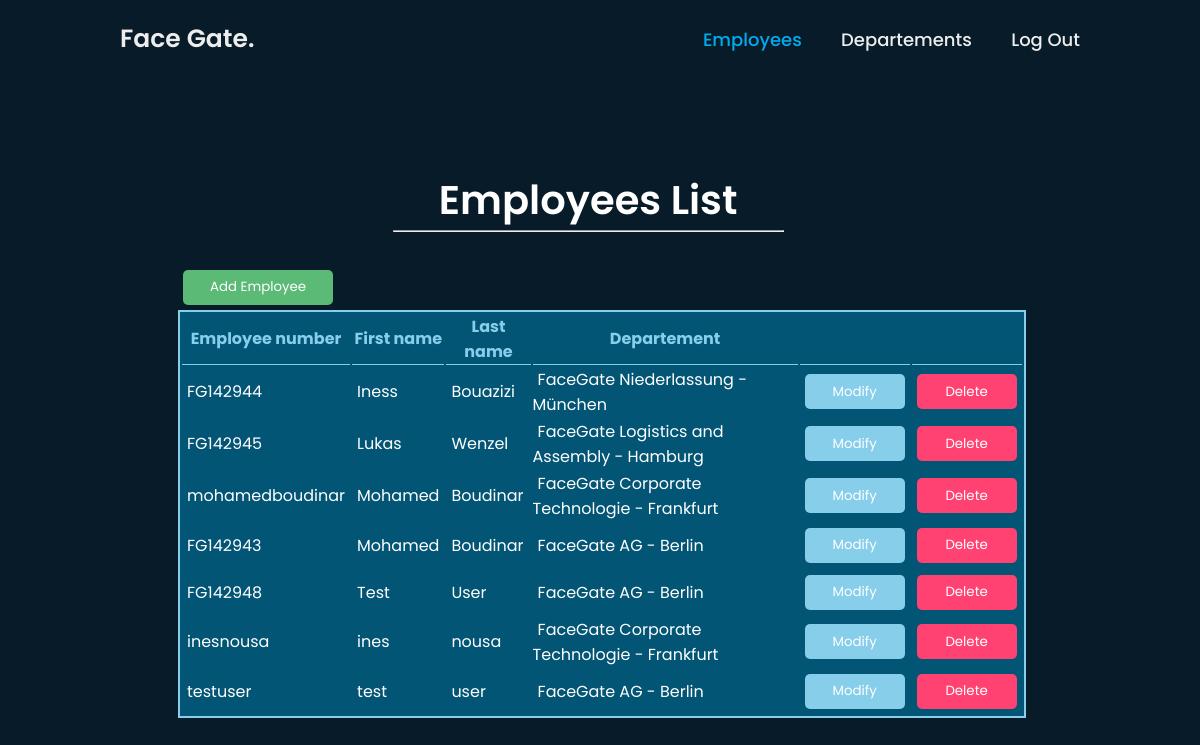
Page /home-admin/ (signed in) on the committed database.
### Login/models.py (models this page shows, shortened)
class Employee(models.Model):
    dep=models.ForeignKey(departement,on_delete=models.CASCADE)
    empnum=models.CharField(max_length=50)
    fname=models.CharField(max_length=50)
    lname=models.CharField(max_length=50)
    adress=models.CharField(max_length=100)
    email=models.EmailField(max_length=200)
    password=models.CharField(max_length=100)
    isnew=models.BooleanField(default=True)

class departement(models.Model):
    location=models.ForeignKey(locations,on_delete=models.CASCADE)
    name=models.CharField(max_length=200)
    adress=models.CharField(max_length=60)
    def __str__(self):
        return self.name

### Login/views.py (the view)
# urls.py: path('home-admin/',views.HomeAdmin,name='home-admin'),
@login_required(login_url='login')
def HomeAdmin(request):
    if request.user.is_superuser:
        emp=Employee.objects.all()
        return render(request,"home_admin.html",{"emps":emp})
    else:
        return render(request,"403.html")

### Login/templates/home_admin.html (shortened to what this page needs)
<html>
    <head>
        {% load static %}
    <link rel="stylesheet" href="{% static 'services.css' %}">
    <link href='https://unpkg.com/boxicons@2.1.4/css/boxicons.min.css' rel='stylesheet'>
    </head>
    <body>
        <header class="header">
            <a href="/home-admin/" class="logo">Face Gate.</a>
            <nav class="navbar">
                <a class="active" href="/home-admin/">Employees</a>
                <a href="/departement/">Departements</a>
                <a href="{% url 'logout' %}">Log Out</a>
            </nav>
        </header>
        <section class="departements">
            <div class="departements-content">
                <h1>Employees List</h1> <hr>
                <button type="button" class="btn-add"><a href="/add-employee/">Add Employee</a></button>
                <table>
                    <tr>
                        <th>Employee number</th>
                        <th>First name</th>
                        <th>Last name</th>
                        <th>Departement</th>
                        <th></th>
                        <th></th>
                    </tr>
                    {% for emp in emps %}
                    <tr>
                        <td><label>{{emp.empnum}}</label></td>
                        <td><label>{{emp.fname}}</label></td>
                        <td><label>{{emp.lname}}</label></td>
                        <td><label>{{emp.dep}}</label></td>
                        <td><button type="button" class="btn-modify"><a href="/home-admin/modify/{{emp.id}}">Modify</a></button></td>
                        <td><button type="button" class="btn-delete"><a href="/home-admin/delete/{{emp.id}}">Delete</a></button></td>
                    </tr>
                    {% endfor %}
                </table>
            </div>
        </section>
    </body>
</html>

### Login/static/services.css (style rules this page uses)
* { margin: 0; padding: 0; box-sizing: border-box; font-family: 'Poppins', sans-serif; }
body { background: #081b29; }
.header { position: fixed; top:0; left: 0; width: 100%; padding: 20px 10%; background-color: transparent; display: flex; justify-content: space-between; align-items: center; z-index: 100; }
.logo { position: relative; font-size: 25px; color: #ededed; text-decoration: none; font-weight: 600; }
.logo::before { content: ''; position: absolute; top: 0; right: 0; width: 100%; height: 100%; background: #081b29; animation: shaowRight 1s ease forwards; animation-delay: .4s; }
.navbar a { font-size: 18px; color: #ededed; text-decoration: none; font-weight: 500; margin-left: 35px; transition: .3s; }
.navbar a:hover, .navbar a.active { color:#00abf0; }
.consultation, .services, .departements, .employee { height: 100vh; display: flex; align-items: center; padding: 0 10%; }
.departements-content { width: 70%; height: 60%; margin-left: 5%; padding: 10px; }
.departements-content h1 { color:white; margin-left: 40%; font-weight: 600; font-size: 40px; }
.departements-content hr { color:white; width: 60%; margin-left: 33%; margin-bottom:5%; }
.departements-content table { width: 130%; background:#025575; border: 2px solid skyblue; }
.departements-content table th { text-align: center; align-items: center; color: skyblue; border-bottom: 1px solid skyblue; }
.departements-content table td label { text-align: center; align-items: center; padding: 5px; color: white; }
.btn-modify { width: 100px; height: 35px; border-radius: 5px; background: #87ceeb; border: 0px; margin:5px; }
.btn-modify a, .btn-delete a, .btn-add a { text-decoration: none; color: white; cursor: pointer; }
.btn-delete { width: 100px; height: 35px; border-radius: 5px; background: #ff4271; border: 0px; margin:5px; }
.btn-add { width: 150px; height: 35px; border-radius: 5px; background: #5bba76; border: 0px; margin:5px; }

### rows in the picture
Employee: empnum "FG142944", fname "Iness", lname "Bouazizi", dep "FaceGate Niederlassung - München"
Employee: empnum "FG142945", fname "Lukas", lname "Wenzel", dep "FaceGate Logistics and Assembly - Hamburg"
Employee: empnum "mohamedboudinar", fname "Mohamed", lname "Boudinar", dep "FaceGate Corporate Technologie - Frankfurt"
Employee: empnum "FG142943", fname "Mohamed", lname "Boudinar", dep "FaceGate AG - Berlin"
Employee: empnum "FG142948", fname "Test", lname "User", dep "FaceGate AG - Berlin"
Employee: empnum "inesnousa", fname "ines", lname "nousa", dep "FaceGate Corporate Technologie - Frankfurt"
Employee: empnum "testuser", fname "test", lname "user", dep "FaceGate AG - Berlin"
